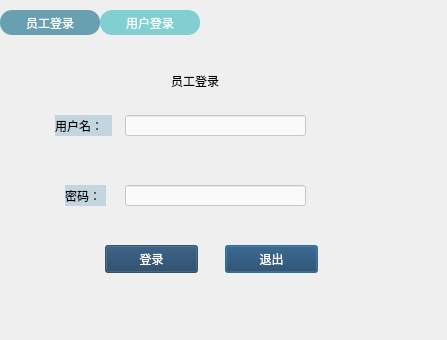
<?xml version="1.0" encoding="UTF-8"?>
<ui version="4.0">
 <class>loginDialog</class>
 <widget class="QDialog" name="loginDialog">
  <property name="geometry">
   <rect>
    <x>0</x>
    <y>0</y>
    <width>447</width>
    <height>340</height>
   </rect>
  </property>
  <property name="windowTitle">
   <string>Dialog</string>
  </property>
  <property name="styleSheet">
   <string notr="true">#loginDialog{
border-image: url(:/mainbackground.jpg);
}
#loginDialog *{
border-image: url();
}</string>
  </property>
  <widget class="QTabWidget" name="tabWidget">
   <property name="geometry">
    <rect>
     <x>0</x>
     <y>0</y>
     <width>441</width>
     <height>331</height>
    </rect>
   </property>
   <property name="font">
    <font>
     <family>微软雅黑</family>
    </font>
   </property>
   <property name="styleSheet">
    <string notr="true">QTabWidget::pane { 
border-top: rgba(240,240,240,0%); 
border-left: rgba(240,240,240,0%); 
background-color: rgba(240, 240, 240, 0%); 
left:5px; 
right:5px; 
bottom:5px; 
} 
QTabBar::tab{
border-top-left-radius: 12px;
border-top-right-radius: 12px;
border-bottom-right-radius: 12px;
border-bottom-left-radius: 12px; 
min-width:100px;
min-height:25px;
color: rgb(255,255,255);	
margin: 10px, 20px, 10px, 10px;
 }
 
QTabBar::tab::selected{background-color:rgb(104,160,177);}
QTabBar::tab::!selected{background-color:rgb(129, 207, 209);}</string>
   </property>
   <property name="currentIndex">
    <number>0</number>
   </property>
   <widget class="QWidget" name="tab">
    <attribute name="title">
     <string>员工登录</string>
    </attribute>
    <widget class="QLabel" name="label_3">
     <property name="geometry">
      <rect>
       <x>160</x>
       <y>10</y>
       <width>91</width>
       <height>31</height>
      </rect>
     </property>
     <property name="font">
      <font>
       <family>微软雅黑</family>
      </font>
     </property>
     <property name="styleSheet">
      <string notr="true"/>
     </property>
     <property name="text">
      <string>  员工登录</string>
     </property>
    </widget>
    <widget class="QLineEdit" name="usrlineEdit">
     <property name="geometry">
      <rect>
       <x>120</x>
       <y>60</y>
       <width>181</width>
       <height>21</height>
      </rect>
     </property>
     <property name="font">
      <font>
       <family>微软雅黑</family>
      </font>
     </property>
     <property name="styleSheet">
      <string notr="true">background-color: rgba(255, 255, 255, 70%);</string>
     </property>
    </widget>
    <widget class="QLineEdit" name="pwdlineEdit">
     <property name="geometry">
      <rect>
       <x>120</x>
       <y>130</y>
       <width>181</width>
       <height>21</height>
      </rect>
     </property>
     <property name="font">
      <font>
       <family>微软雅黑</family>
      </font>
     </property>
     <property name="styleSheet">
      <string notr="true">background-color: rgba(255, 255, 255, 70%);</string>
     </property>
    </widget>
    <widget class="QPushButton" name="exitpushButton">
     <property name="geometry">
      <rect>
       <x>220</x>
       <y>190</y>
       <width>93</width>
       <height>28</height>
      </rect>
     </property>
     <property name="font">
      <font>
       <family>微软雅黑</family>
      </font>
     </property>
     <property name="styleSheet">
      <string notr="true">QPushButton { background-color: rgba(25, 61, 95, 70%); color: rgb(255, 255, 255); }</string>
     </property>
     <property name="text">
      <string>退出</string>
     </property>
    </widget>
    <widget class="QPushButton" name="loginpushButton">
     <property name="geometry">
      <rect>
       <x>100</x>
       <y>190</y>
       <width>93</width>
       <height>28</height>
      </rect>
     </property>
     <property name="font">
      <font>
       <family>微软雅黑</family>
      </font>
     </property>
     <property name="styleSheet">
      <string notr="true">QPushButton { background-color: rgba(25, 61, 95, 70%); color: rgb(255, 255, 255); }</string>
     </property>
     <property name="text">
      <string>登录</string>
     </property>
    </widget>
    <widget class="QLabel" name="label">
     <property name="geometry">
      <rect>
       <x>50</x>
       <y>60</y>
       <width>57</width>
       <height>21</height>
      </rect>
     </property>
     <property name="font">
      <font>
       <family>微软雅黑</family>
      </font>
     </property>
     <property name="styleSheet">
      <string notr="true">background-color:rgb(195, 213, 223);</string>
     </property>
     <property name="text">
      <string>用户名：</string>
     </property>
    </widget>
    <widget class="QLabel" name="label_2">
     <property name="geometry">
      <rect>
       <x>60</x>
       <y>130</y>
       <width>41</width>
       <height>21</height>
      </rect>
     </property>
     <property name="font">
      <font>
       <family>微软雅黑</family>
      </font>
     </property>
     <property name="styleSheet">
      <string notr="true">background-color:rgb(195, 213, 223);</string>
     </property>
     <property name="text">
      <string>密码：</string>
     </property>
    </widget>
   </widget>
   <widget class="QWidget" name="tab_2">
    <attribute name="title">
     <string>用户登录</string>
    </attribute>
    <widget class="QLabel" name="label_4">
     <property name="geometry">
      <rect>
       <x>40</x>
       <y>60</y>
       <width>61</width>
       <height>21</height>
      </rect>
     </property>
     <property name="font">
      <font>
       <family>微软雅黑</family>
      </font>
     </property>
     <property name="styleSheet">
      <string notr="true">background-color:rgb(195, 213, 223);</string>
     </property>
     <property name="text">
      <string>用户名：</string>
     </property>
    </widget>
    <widget class="QLabel" name="label_5">
     <property name="geometry">
      <rect>
       <x>50</x>
       <y>130</y>
       <width>41</width>
       <height>21</height>
      </rect>
     </property>
     <property name="font">
      <font>
       <family>微软雅黑</family>
      </font>
     </property>
     <property name="styleSheet">
      <string notr="true">background-color:rgb(195, 213, 223);</string>
     </property>
     <property name="text">
      <string>密码：</string>
     </property>
    </widget>
    <widget class="QLabel" name="label_6">
     <property name="geometry">
      <rect>
       <x>170</x>
       <y>20</y>
       <width>81</width>
       <height>21</height>
      </rect>
     </property>
     <property name="font">
      <font>
       <family>微软雅黑</family>
      </font>
     </property>
     <property name="text">
      <string>用户登录</string>
     </property>
    </widget>
    <widget class="QLineEdit" name="UusrlineEdit">
     <property name="geometry">
      <rect>
       <x>120</x>
       <y>60</y>
       <width>181</width>
       <height>21</height>
      </rect>
     </property>
     <property name="font">
      <font>
       <family>微软雅黑</family>
      </font>
     </property>
     <property name="styleSheet">
      <string notr="true">background-color: rgba(255, 255, 255, 70%);</string>
     </property>
    </widget>
    <widget class="QLineEdit" name="UpwdlineEdit">
     <property name="geometry">
      <rect>
       <x>120</x>
       <y>130</y>
       <width>181</width>
       <height>21</height>
      </rect>
     </property>
     <property name="font">
      <font>
       <family>微软雅黑</family>
      </font>
     </property>
     <property name="styleSheet">
      <string notr="true">background-color: rgba(255, 255, 255, 70%);</string>
     </property>
    </widget>
    <widget class="QPushButton" name="UloginpushButton">
     <property name="geometry">
      <rect>
       <x>110</x>
       <y>200</y>
       <width>93</width>
       <height>28</height>
      </rect>
     </property>
     <property name="font">
      <font>
       <family>微软雅黑</family>
      </font>
     </property>
     <property name="styleSheet">
      <string notr="true">QPushButton { background-color: rgba(25, 61, 95, 70%); color: rgb(255, 255, 255); }</string>
     </property>
     <property name="text">
      <string>登录</string>
     </property>
    </widget>
    <widget class="QPushButton" name="UexitpushButton">
     <property name="geometry">
      <rect>
       <x>220</x>
       <y>200</y>
       <width>93</width>
       <height>28</height>
      </rect>
     </property>
     <property name="font">
      <font>
       <family>微软雅黑</family>
      </font>
     </property>
     <property name="styleSheet">
      <string notr="true">QPushButton { background-color: rgba(25, 61, 95, 70%); color: rgb(255, 255, 255); }</string>
     </property>
     <property name="text">
      <string>退出</string>
     </property>
    </widget>
   </widget>
  </widget>
 </widget>
 <resources/>
 <connections/>
</ui>
